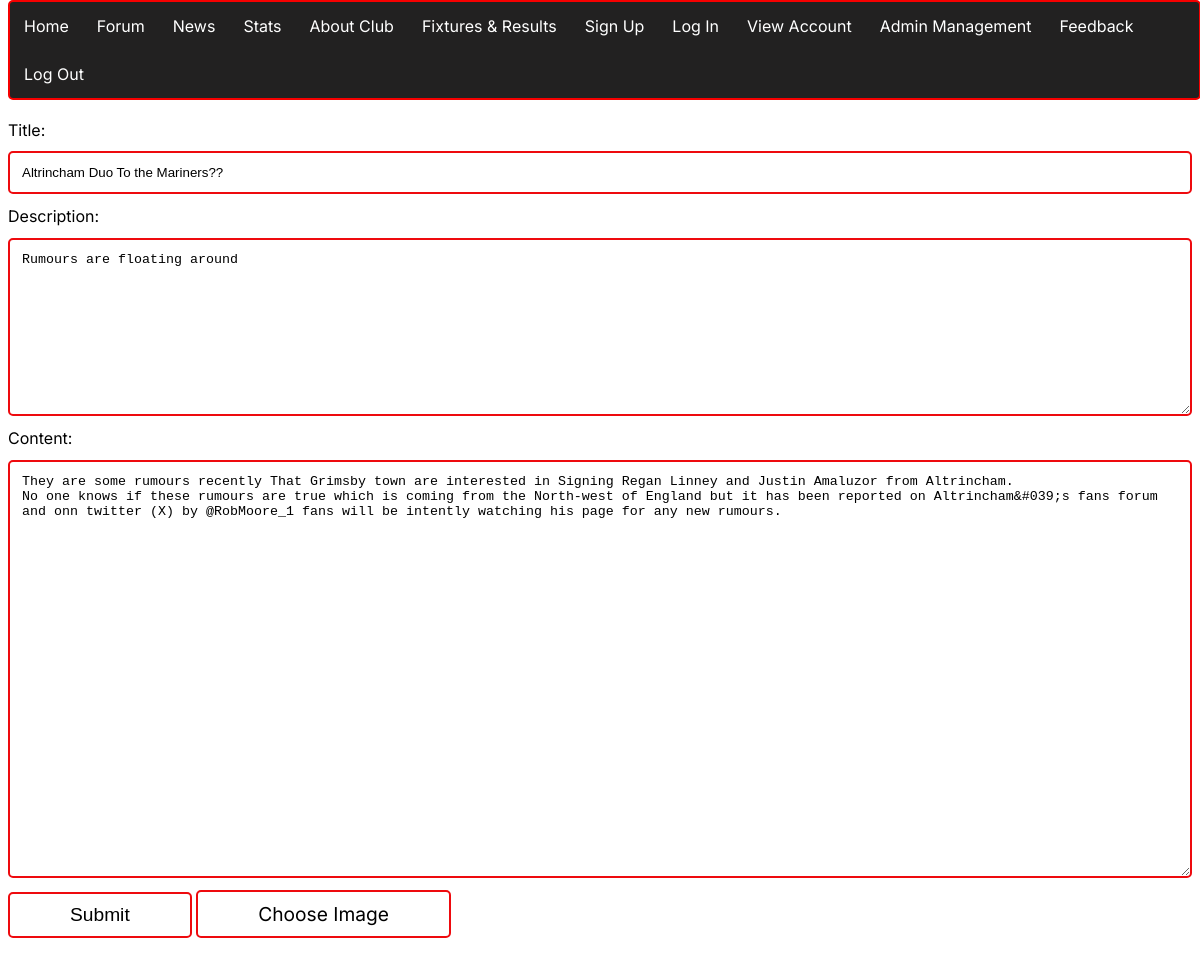
The app's page /edit_news.php?id=17 (signed in) with its own data.
### tables this page shows
CREATE TABLE `news` (
  `id` int(11) NOT NULL,
  `title` text NOT NULL,
  `description` text NOT NULL,
  `picture` blob NOT NULL,
  `content` text NOT NULL,
  `username` text NOT NULL,
  `time_created` timestamp NOT NULL DEFAULT current_timestamp() ON UPDATE current_timestamp(),
  `comments` text NOT NULL
);

### edit_news.php (the view, shortened to what this page needs)
<?php
    include 'nav.php';
    $id = $_GET['id'];
    $SQL = "SELECT title, description, content, picture FROM news WHERE id = $id";
    $result= $conn->query($SQL);
    $row = $result->fetch_assoc();
    if($result->num_rows == 0) {
        echo "No Article Found!";
    }else{
        $title = $row['title'];
        $description = $row['description'];
        $content = htmlentities($row['content']);
    }
?>
<!DOCTYPE html>
<html lang="en">
<head>
    <link rel="stylesheet" href="main.css">
    <link rel="stylesheet" href="edit_news.css">
    <link rel="stylesheet" href="feedback.css">
</head>
<body>
<h1><u>Edit News</u></h1>
<form action="edit_news_validate.php" method="post" enctype="multipart/form-data">
        <label for="title">Title: </label><br>
        <input type="text" name="title" id="title" value="<?php echo $title;?>" size="34">
        <br>
        <label for="description_txt">Description: </label><br>
        <textarea name="description" id="description_txt" cols="100" rows="10"><?php echo $description; ?></textarea><br>
        <label for="content">Content: </label><br>
        <textarea name="content" id="content" cols="180" rows="26"><?php echo $content; ?></textarea>
        <br>
        <button type="submit" class="btn" onclick="alert('Thanks for submitting!')">Submit</button>
        <label for="pictureup" class="custom-file-upload">Choose Image </label>
    </form>
</body>
</html>

### main.css (style rules this page uses)
body { font-family: "Inter", sans-serif; font-optical-sizing: auto; font-weight: weight; font-style: normal; color: black; }
button[type=submit] { text-align: center; border: 2px solid #EE0A0E; padding: 10px 60px; border-radius: 5px; cursor: pointer; background-color: white; text-decoration: none; color: black; display: inline-block; font-size: 120%; transition-duration: 0.4s; }
.custom-file-upload { text-align: center; border: 2px solid #EE0A0E; padding: 10px 60px; border-radius: 5px; cursor: pointer; background-color: white; text-decoration: none; color: black; display: inline-block; font-size: 120%; transition-duration: 0.4s; }

### edit_news.css (style rules this page uses)
h1 { margin-top: 5%; }

### feedback.css (style rules this page uses)
input[type=text], select, textarea { width: 100%; padding: 12px; border: 2px solid #EE0A0E; border-radius: 5px; box-sizing: border-box; margin-top: 1%; margin-bottom: 1%; resize: vertical; }
h1 { margin-top: 5%; }

### records on screen
news: title "Altrincham Duo To the Mariners??", description "Rumours are floating around", content "They are some rumours recently That Grimsby town are interested in Signing Regan Linney and Justin Amaluzor from Altrincham. No one knows if these rumours are true which is coming from the North-west of England but it has been reported on Altrincham&#039;s fans forum and onn twitter (X) by @RobMoore_1 fans will be intently watching his page for any new rumours."
